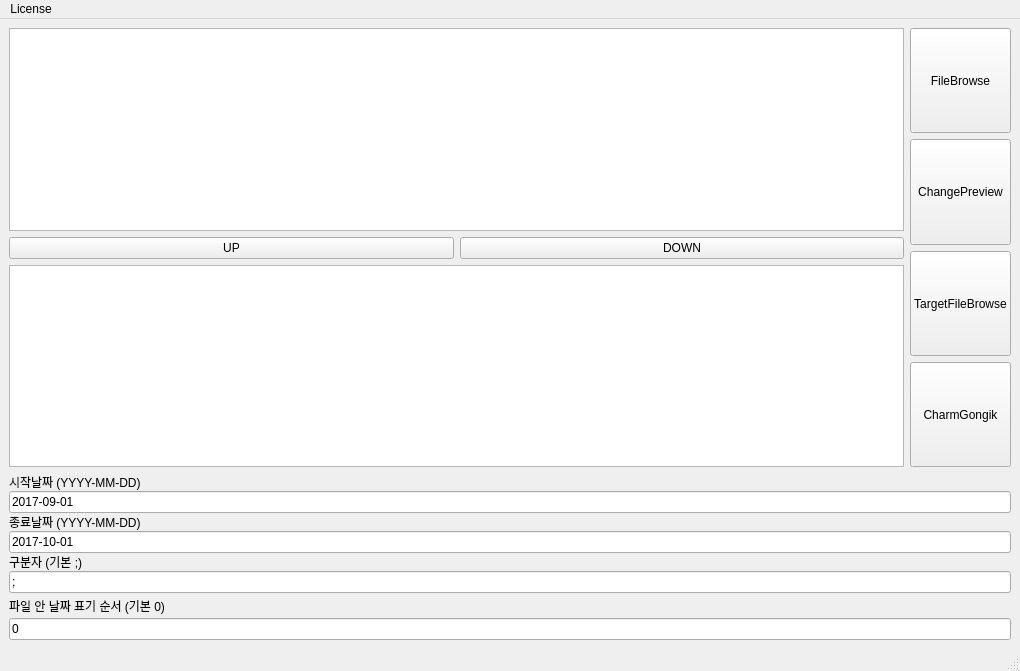
<?xml version="1.0" encoding="UTF-8"?>
<ui version="4.0">
 <class>MainWindow</class>
 <widget class="QMainWindow" name="MainWindow">
  <property name="geometry">
   <rect>
    <x>0</x>
    <y>0</y>
    <width>1020</width>
    <height>671</height>
   </rect>
  </property>
  <property name="windowTitle">
   <string>MainWindow</string>
  </property>
  <widget class="QWidget" name="centralwidget">
   <layout class="QVBoxLayout" name="verticalLayout_2">
    <item>
     <layout class="QVBoxLayout" name="verticalLayout">
      <item>
       <layout class="QHBoxLayout" name="horizontalLayout">
        <item>
         <layout class="QVBoxLayout" name="verticalLayout_5">
          <item>
           <widget class="QListWidget" name="listWidget"/>
          </item>
          <item>
           <layout class="QHBoxLayout" name="horizontalLayout_2">
            <item>
             <widget class="QPushButton" name="pushButton_6">
              <property name="text">
               <string>UP</string>
              </property>
             </widget>
            </item>
            <item>
             <widget class="QPushButton" name="pushButton_5">
              <property name="text">
               <string>DOWN</string>
              </property>
             </widget>
            </item>
           </layout>
          </item>
          <item>
           <widget class="QListWidget" name="listWidget_2"/>
          </item>
         </layout>
        </item>
        <item>
         <layout class="QVBoxLayout" name="verticalLayout_4">
          <item>
           <widget class="QPushButton" name="pushButton">
            <property name="sizePolicy">
             <sizepolicy hsizetype="Minimum" vsizetype="Expanding">
              <horstretch>0</horstretch>
              <verstretch>0</verstretch>
             </sizepolicy>
            </property>
            <property name="text">
             <string>FileBrowse</string>
            </property>
           </widget>
          </item>
          <item>
           <widget class="QPushButton" name="pushButton_2">
            <property name="sizePolicy">
             <sizepolicy hsizetype="Minimum" vsizetype="Expanding">
              <horstretch>0</horstretch>
              <verstretch>0</verstretch>
             </sizepolicy>
            </property>
            <property name="text">
             <string>ChangePreview</string>
            </property>
           </widget>
          </item>
          <item>
           <widget class="QPushButton" name="pushButton_3">
            <property name="sizePolicy">
             <sizepolicy hsizetype="Minimum" vsizetype="Expanding">
              <horstretch>0</horstretch>
              <verstretch>0</verstretch>
             </sizepolicy>
            </property>
            <property name="text">
             <string>TargetFileBrowse</string>
            </property>
           </widget>
          </item>
          <item>
           <widget class="QPushButton" name="pushButton_4">
            <property name="sizePolicy">
             <sizepolicy hsizetype="Minimum" vsizetype="Expanding">
              <horstretch>0</horstretch>
              <verstretch>0</verstretch>
             </sizepolicy>
            </property>
            <property name="text">
             <string>CharmGongik</string>
            </property>
           </widget>
          </item>
         </layout>
        </item>
       </layout>
      </item>
      <item>
       <layout class="QVBoxLayout" name="verticalLayout_3">
        <property name="spacing">
         <number>0</number>
        </property>
        <item>
         <widget class="QLabel" name="label">
          <property name="sizePolicy">
           <sizepolicy hsizetype="Preferred" vsizetype="Fixed">
            <horstretch>0</horstretch>
            <verstretch>12</verstretch>
           </sizepolicy>
          </property>
          <property name="maximumSize">
           <size>
            <width>16777215</width>
            <height>25</height>
           </size>
          </property>
          <property name="text">
           <string>시작날짜 (YYYY-MM-DD)</string>
          </property>
         </widget>
        </item>
        <item>
         <widget class="QLineEdit" name="lineEdit">
          <property name="text">
           <string>2017-09-01</string>
          </property>
         </widget>
        </item>
        <item>
         <widget class="QLabel" name="label_2">
          <property name="maximumSize">
           <size>
            <width>16777215</width>
            <height>25</height>
           </size>
          </property>
          <property name="text">
           <string>종료날짜 (YYYY-MM-DD)</string>
          </property>
         </widget>
        </item>
        <item>
         <widget class="QLineEdit" name="lineEdit_2">
          <property name="text">
           <string>2017-10-01</string>
          </property>
         </widget>
        </item>
        <item>
         <widget class="QLabel" name="label_3">
          <property name="maximumSize">
           <size>
            <width>16777215</width>
            <height>25</height>
           </size>
          </property>
          <property name="text">
           <string>구분자 (기본 ;)</string>
          </property>
         </widget>
        </item>
        <item>
         <widget class="QLineEdit" name="lineEdit_3">
          <property name="text">
           <string>;</string>
          </property>
         </widget>
        </item>
        <item>
         <widget class="QLabel" name="label_4">
          <property name="sizePolicy">
           <sizepolicy hsizetype="Preferred" vsizetype="Preferred">
            <horstretch>0</horstretch>
            <verstretch>0</verstretch>
           </sizepolicy>
          </property>
          <property name="minimumSize">
           <size>
            <width>0</width>
            <height>25</height>
           </size>
          </property>
          <property name="maximumSize">
           <size>
            <width>16777215</width>
            <height>25</height>
           </size>
          </property>
          <property name="text">
           <string>파일 안 날짜 표기 순서 (기본 0)</string>
          </property>
         </widget>
        </item>
        <item>
         <widget class="QLineEdit" name="lineEdit_4">
          <property name="text">
           <string>0</string>
          </property>
         </widget>
        </item>
       </layout>
      </item>
     </layout>
    </item>
   </layout>
  </widget>
  <widget class="QMenuBar" name="menubar">
   <property name="geometry">
    <rect>
     <x>0</x>
     <y>0</y>
     <width>1020</width>
     <height>21</height>
    </rect>
   </property>
   <widget class="QMenu" name="menuLicense">
    <property name="title">
     <string>License</string>
    </property>
    <addaction name="actionOpenSourceLicense"/>
    <addaction name="actionDeveloperInfo"/>
   </widget>
   <addaction name="menuLicense"/>
  </widget>
  <widget class="QStatusBar" name="statusbar"/>
  <action name="actionOpenSourceLicense">
   <property name="text">
    <string>OpenSourceLicense</string>
   </property>
  </action>
  <action name="actionDeveloperInfo">
   <property name="text">
    <string>DeveloperInfo</string>
   </property>
  </action>
 </widget>
 <resources/>
 <connections/>
</ui>
